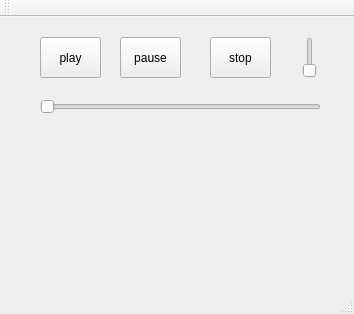
<?xml version="1.0" encoding="UTF-8"?>
<ui version="4.0">
 <class>MainWindow</class>
 <widget class="QMainWindow" name="MainWindow">
  <property name="geometry">
   <rect>
    <x>0</x>
    <y>0</y>
    <width>354</width>
    <height>314</height>
   </rect>
  </property>
  <property name="windowTitle">
   <string>MainWindow</string>
  </property>
  <widget class="QWidget" name="centralWidget">
   <widget class="QPushButton" name="playButton">
    <property name="geometry">
     <rect>
      <x>40</x>
      <y>20</y>
      <width>61</width>
      <height>41</height>
     </rect>
    </property>
    <property name="text">
     <string>play</string>
    </property>
   </widget>
   <widget class="QPushButton" name="pauseButton">
    <property name="geometry">
     <rect>
      <x>120</x>
      <y>20</y>
      <width>61</width>
      <height>41</height>
     </rect>
    </property>
    <property name="text">
     <string>pause</string>
    </property>
   </widget>
   <widget class="QPushButton" name="stopButton">
    <property name="geometry">
     <rect>
      <x>210</x>
      <y>20</y>
      <width>61</width>
      <height>41</height>
     </rect>
    </property>
    <property name="text">
     <string>stop</string>
    </property>
   </widget>
   <widget class="QSlider" name="timeSlider">
    <property name="geometry">
     <rect>
      <x>40</x>
      <y>80</y>
      <width>281</width>
      <height>19</height>
     </rect>
    </property>
    <property name="orientation">
     <enum>Qt::Horizontal</enum>
    </property>
   </widget>
   <widget class="QSlider" name="volumeSlider">
    <property name="geometry">
     <rect>
      <x>300</x>
      <y>20</y>
      <width>20</width>
      <height>41</height>
     </rect>
    </property>
    <property name="orientation">
     <enum>Qt::Vertical</enum>
    </property>
   </widget>
   <widget class="QLabel" name="TimeLabel">
    <property name="geometry">
     <rect>
      <x>230</x>
      <y>100</y>
      <width>91</width>
      <height>16</height>
     </rect>
    </property>
    <property name="text">
     <string/>
    </property>
   </widget>
   <widget class="QWidget" name="horizontalLayoutWidget">
    <property name="geometry">
     <rect>
      <x>10</x>
      <y>120</y>
      <width>331</width>
      <height>131</height>
     </rect>
    </property>
    <layout class="QHBoxLayout" name="equalizerLayout"/>
   </widget>
   <widget class="QWidget" name="widget" native="true">
    <property name="geometry">
     <rect>
      <x>220</x>
      <y>80</y>
      <width>101</width>
      <height>28</height>
     </rect>
    </property>
    <layout class="QVBoxLayout" name="verticalLayout"/>
   </widget>
   <zorder>timeSlider</zorder>
   <zorder>widget</zorder>
   <zorder>playButton</zorder>
   <zorder>pauseButton</zorder>
   <zorder>stopButton</zorder>
   <zorder>volumeSlider</zorder>
   <zorder>TimeLabel</zorder>
   <zorder>horizontalLayoutWidget</zorder>
  </widget>
  <widget class="QMenuBar" name="menuBar">
   <property name="geometry">
    <rect>
     <x>0</x>
     <y>0</y>
     <width>354</width>
     <height>25</height>
    </rect>
   </property>
  </widget>
  <widget class="QToolBar" name="mainToolBar">
   <attribute name="toolBarArea">
    <enum>TopToolBarArea</enum>
   </attribute>
   <attribute name="toolBarBreak">
    <bool>false</bool>
   </attribute>
  </widget>
  <widget class="QStatusBar" name="statusBar"/>
 </widget>
 <layoutdefault spacing="6" margin="11"/>
 <resources/>
 <connections/>
</ui>
